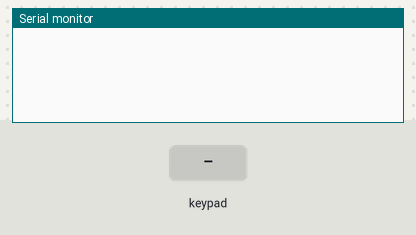
Bench run of a sketch on a simulated Arduino Uno, built with avr-gcc and run on an emulated ATmega328P. Parts: the last lines printed to the serial monitor. Inputs (shaded band) come from the test bench.

Above: at 1.2 s.
1.3 s: key 'U' pressed
At 2.4 s:
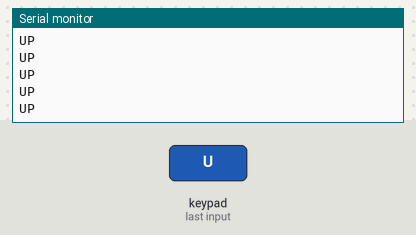
2.8 s: key 'D' pressed
At 4.0 s:
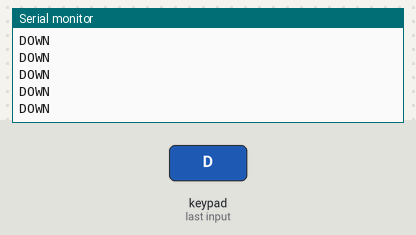
4.3 s: key 'L' pressed
At 5.5 s:
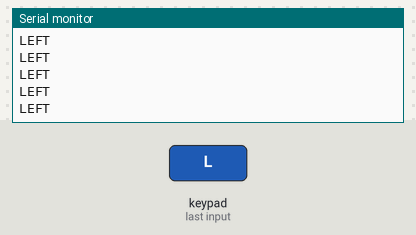
5.8 s: key 'R' pressed
At 7.0 s:
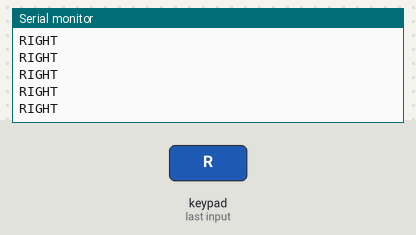

The sketch:

MKE-M15_Bluetooth_Demo.ino
```cpp
// Thêm bộ thư viện GamePad Dabble.
// Add the GamePad Dabble library.
#define CUSTOM_SETTINGS
#define INCLUDE_GAMEPAD_MODULE
#include <Dabble.h>

// Chọn chân cấu hình cho mô-đun Bluetooth.
// Select the configuration pin for the Bluetooth module.
#define TX_PIN 12
#define RX_PIN 13

void setup()
{
  // Khởi động kết nối Serial UART ở tốc độ 9600 để truyền dữ liệu lên máy tính.
  // Start the Serial UART connection at 9600 to transfer data to the computer.
  Serial.begin(9600);

  // Khởi động thư viện và cấu hình các chân kết nối.
  // Start the library and configure the pins.
  Dabble.begin(115200, RX_PIN, TX_PIN);
}

void loop()
{
  /**
   * Hàm này được sử dụng để làm mới dữ liệu thu được từ điện thoại thông minh.
   * Do đó, việc gọi hàm này là bắt buộc để nhận dữ liệu chính xác từ điện thoại di động của bạn.
   */
  Dabble.processInput();

  // Truyền tên nút bấm từ điện thoại lên máy tính.
  // Transfer button names from phone to computer.
  if (GamePad.isUpPressed())
  {
    Serial.println("UP");
  }
  if (GamePad.isDownPressed())
  {
    Serial.println("DOWN");
  }
  if (GamePad.isLeftPressed())
  {
    Serial.println("LEFT");
  }
  if (GamePad.isRightPressed())
  {
    Serial.println("RIGHT");
  }

  // Chờ 0,05s mới kiểm tra lại.
  // Wait 0,05s to check again.
  delay(50);
}
```

Measured:
- after the input at 1.3 s, the serial monitor: prints a new line at once (image 1)
- after the input at 2.8 s, the serial monitor: prints a new line at once (image 2)
- after the input at 4.3 s, the serial monitor: prints a new line at once (image 3)
- after the input at 5.8 s, the serial monitor: prints a new line at once (image 4)
